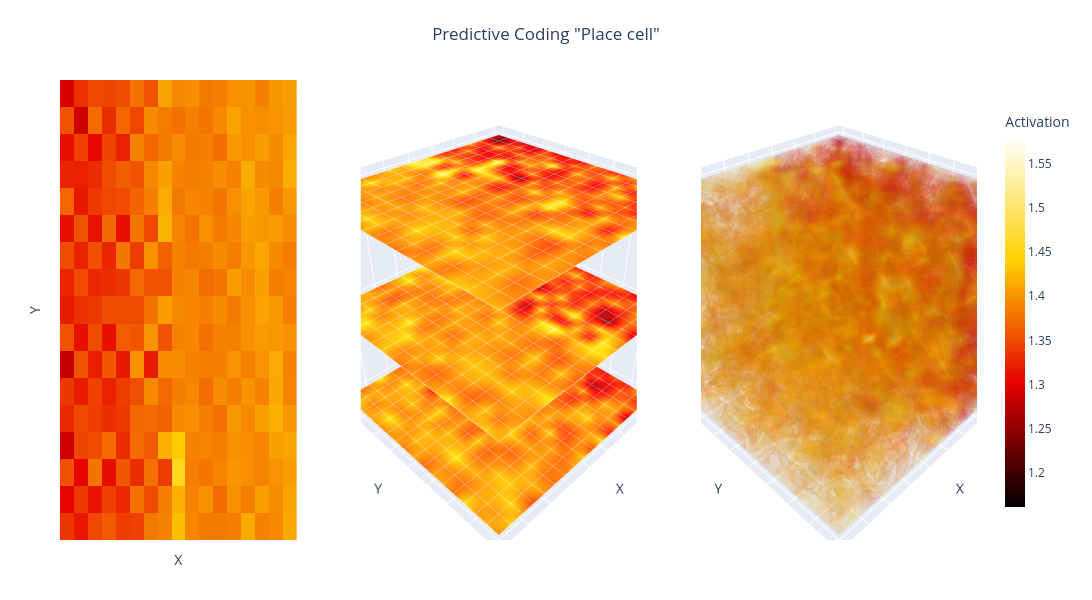

Write notebook code for a chart like this one.
### Code cell
from ann_datasets.fig import plot_neuron_2d_3d

fig = plot_neuron_2d_3d(
    activations.mean(axis=4),
    neuron_idx=3,#classifications['exclusive_place_cells_indices'][20],
    axes_names=("X", "Y", "HD (°)"),
    n_slices=3,              # or slice_indices=[0,4,8,12]
    z_spacing=1.0,           # spreads the stack
    surf_opacity=1.0,
    grid_color="white",
    grid_width=1,
    z_label_degrees=True,
    overall_title="Predictive Coding \"Place cell\"",
)
fig.show()
